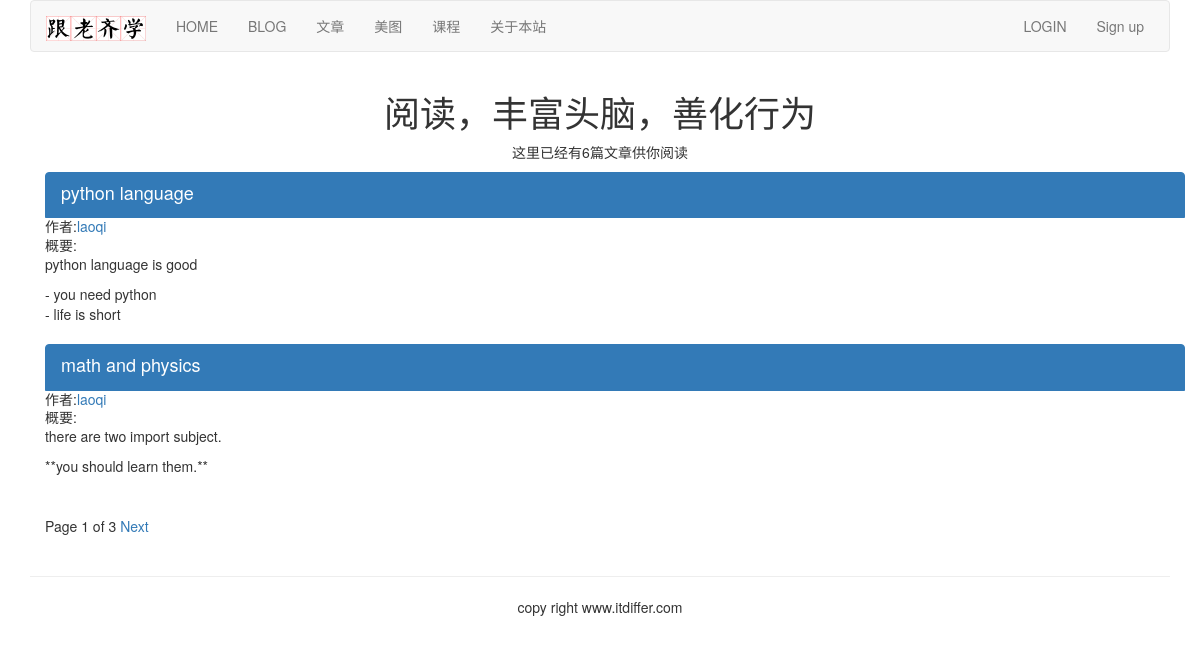
The page /article/list-article-titles/ on the database its author committed.
### article/models.py (models this page shows, shortened)
class ArticlePost(models.Model):
    author = models.ForeignKey(User, on_delete=models.CASCADE, related_name="article")
    title = models.CharField(max_length=200)
    slug = models.SlugField(max_length=500)
    column = models.ForeignKey(ArticleColumn, on_delete=models.CASCADE,related_name="article_column")
    body = models.TextField()
    created = models.DateTimeField(default=timezone.now)
    updated = models.DateTimeField(auto_now=True)
    users_like = models.ManyToManyField(User, related_name="articles_like", blank=True)
    article_tag = models.ManyToManyField(ArticleTag, related_name='article_tag', blank=True)
    class Meta:
        ordering = ("-updated",)
        index_together = (('id', 'slug'),)
    def get_url_path(self):
        return reverse("article:article_content", args=[self.id, self.slug])

### article/list_views.py (the view)
# urls.py: path('list-article-titles/', list_views.article_titles, name="article_titles"),
def article_titles(request, username=None):
    if username:
        user = User.objects.get(username=username)
        articles_title = ArticlePost.objects.filter(author=user)
        try:
            userinfo = user.userinfo
        except:
            userinfo = None
    else:
        articles_title = ArticlePost.objects.all()
    paginator = Paginator(articles_title, 2)
    page = request.GET.get('page')
    try:
        current_page = paginator.page(page)
        articles = current_page.object_list
    except PageNotAnInteger:
        current_page = paginator.page(1)
        articles = current_page.object_list
    except EmptyPage:
        current_page = paginator.page(paginator.num_pages)
        articles = current_page.object_list
    if username:
        return render(request, "article/list/author_articles.html", {"articles":articles, "page":current_page, "userinfo":userinfo, "user":user})
    return render(request, "article/list/article_titles.html", {"articles":articles, "page": current_page})

### article/templatetags/article_tags.py (called while the page is built)
@register.simple_tag
def total_articles():
    return ArticlePost.objects.count()

### templates/article/list/article_titles.html (shortened to what this page needs)
{% extends "base.html" %}
{% load article_tags %}
{% block content %}
<div class="row text-center vertical-middle-sm">
    <h1>阅读，丰富头脑，善化行为</h1>
    <p>这里已经有{% total_articles %}篇文章供你阅读</p>
</div>
<div class="container">
    {% for article in articles %}
    <div class="list-group">
        <a href="{{article.get_url_path}}" class="list-group-item active">
            <h4 class="list-group-item-heading">{{article.title}}</h4>
        </a>
        <p class="list-group-item-text">作者:<a href="{% url 'article:author_articles' article.author.username %}">{{article.author.username}}</a></p>
        <p class="list-group-item-text">概要:{{article.body|slice:'70'| linebreaks}}</p>
    </div>
    {% endfor %}
{% include "paginator.html" %}
</div>
{% endblock %}

### rows shown on the page
ArticlePost: title "python language", author.username "laoqi", body "python language is good - you need python - life is short"
ArticlePost: title "math and physics", author.username "laoqi", body "there are two import subject. **you should learn them.**"

### other values the page prints
{{ page.number }} "1"
{{ page.paginator.num_pages }} "3"
